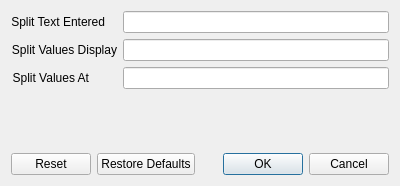
<?xml version="1.0" encoding="UTF-8"?>
<ui version="4.0">
 <class>PrefsSplitDialog</class>
 <widget class="QDialog" name="PrefsSplitDialog">
  <property name="geometry">
   <rect>
    <x>0</x>
    <y>0</y>
    <width>400</width>
    <height>186</height>
   </rect>
  </property>
  <property name="windowTitle">
   <string>Edit Split Characters</string>
  </property>
  <layout class="QVBoxLayout" name="verticalLayout">
   <item>
    <layout class="QFormLayout" name="formLayout_2">
     <item row="0" column="0">
      <widget class="QLabel" name="label_split_text_entered">
       <property name="toolTip">
        <string>&lt;html&gt;&lt;head/&gt;&lt;body&gt;&lt;p&gt;The symbol that should split the data typed in. For example, with it set to be &amp;quot;,&amp;quot;, John Smith, Jane Doe should be understood as two separate values.&lt;/p&gt;&lt;p&gt;&lt;br/&gt;&lt;/p&gt;&lt;/body&gt;&lt;/html&gt;</string>
       </property>
       <property name="text">
        <string>Split Text Entered</string>
       </property>
       <property name="alignment">
        <set>Qt::AlignmentFlag::AlignRight|Qt::AlignmentFlag::AlignTrailing|Qt::AlignmentFlag::AlignVCenter</set>
       </property>
       <property name="wordWrap">
        <bool>true</bool>
       </property>
       <property name="buddy">
        <cstring>line_edit_split_text_entered</cstring>
       </property>
      </widget>
     </item>
     <item row="0" column="1">
      <widget class="QLineEdit" name="line_edit_split_text_entered"/>
     </item>
     <item row="1" column="0">
      <widget class="QLabel" name="label_split_values_display">
       <property name="toolTip">
        <string>&lt;html&gt;&lt;head/&gt;&lt;body&gt;&lt;p&gt;The symbol that should be used in the table to show when there are multiple items in a field. If set to \\, John Smith, Jane Doe would be shown as John Smith\\Jane Doe&lt;/p&gt;&lt;p/&gt;&lt;/body&gt;&lt;/html&gt;</string>
       </property>
       <property name="text">
        <string>Split Values Display</string>
       </property>
       <property name="alignment">
        <set>Qt::AlignmentFlag::AlignRight|Qt::AlignmentFlag::AlignTrailing|Qt::AlignmentFlag::AlignVCenter</set>
       </property>
       <property name="wordWrap">
        <bool>true</bool>
       </property>
       <property name="buddy">
        <cstring>line_edit_split_values_display</cstring>
       </property>
      </widget>
     </item>
     <item row="1" column="1">
      <widget class="QLineEdit" name="line_edit_split_values_display"/>
     </item>
     <item row="2" column="0">
      <widget class="QLabel" name="label_split_values_at">
       <property name="toolTip">
        <string>&lt;html&gt;&lt;head/&gt;&lt;body&gt;&lt;p&gt;The symbol used when existing values should be split. For example, if an existing field is John Smith; Jane Doe, this should split it into separate values.&lt;/p&gt;&lt;p/&gt;&lt;/body&gt;&lt;/html&gt;</string>
       </property>
       <property name="text">
        <string>Split Values At</string>
       </property>
       <property name="alignment">
        <set>Qt::AlignmentFlag::AlignRight|Qt::AlignmentFlag::AlignTrailing|Qt::AlignmentFlag::AlignVCenter</set>
       </property>
       <property name="wordWrap">
        <bool>true</bool>
       </property>
       <property name="buddy">
        <cstring>line_edit_split_values_at</cstring>
       </property>
      </widget>
     </item>
     <item row="2" column="1">
      <widget class="QLineEdit" name="line_edit_split_values_at"/>
     </item>
    </layout>
   </item>
   <item>
    <widget class="QDialogButtonBox" name="button_box">
     <property name="orientation">
      <enum>Qt::Orientation::Horizontal</enum>
     </property>
     <property name="standardButtons">
      <set>QDialogButtonBox::StandardButton::Cancel|QDialogButtonBox::StandardButton::Ok|QDialogButtonBox::StandardButton::Reset|QDialogButtonBox::StandardButton::RestoreDefaults</set>
     </property>
    </widget>
   </item>
  </layout>
 </widget>
 <resources/>
 <connections>
  <connection>
   <sender>button_box</sender>
   <signal>accepted()</signal>
   <receiver>PrefsSplitDialog</receiver>
   <slot>accept()</slot>
   <hints>
    <hint type="sourcelabel">
     <x>248</x>
     <y>254</y>
    </hint>
    <hint type="destinationlabel">
     <x>157</x>
     <y>274</y>
    </hint>
   </hints>
  </connection>
  <connection>
   <sender>button_box</sender>
   <signal>rejected()</signal>
   <receiver>PrefsSplitDialog</receiver>
   <slot>reject()</slot>
   <hints>
    <hint type="sourcelabel">
     <x>316</x>
     <y>260</y>
    </hint>
    <hint type="destinationlabel">
     <x>286</x>
     <y>274</y>
    </hint>
   </hints>
  </connection>
 </connections>
</ui>
